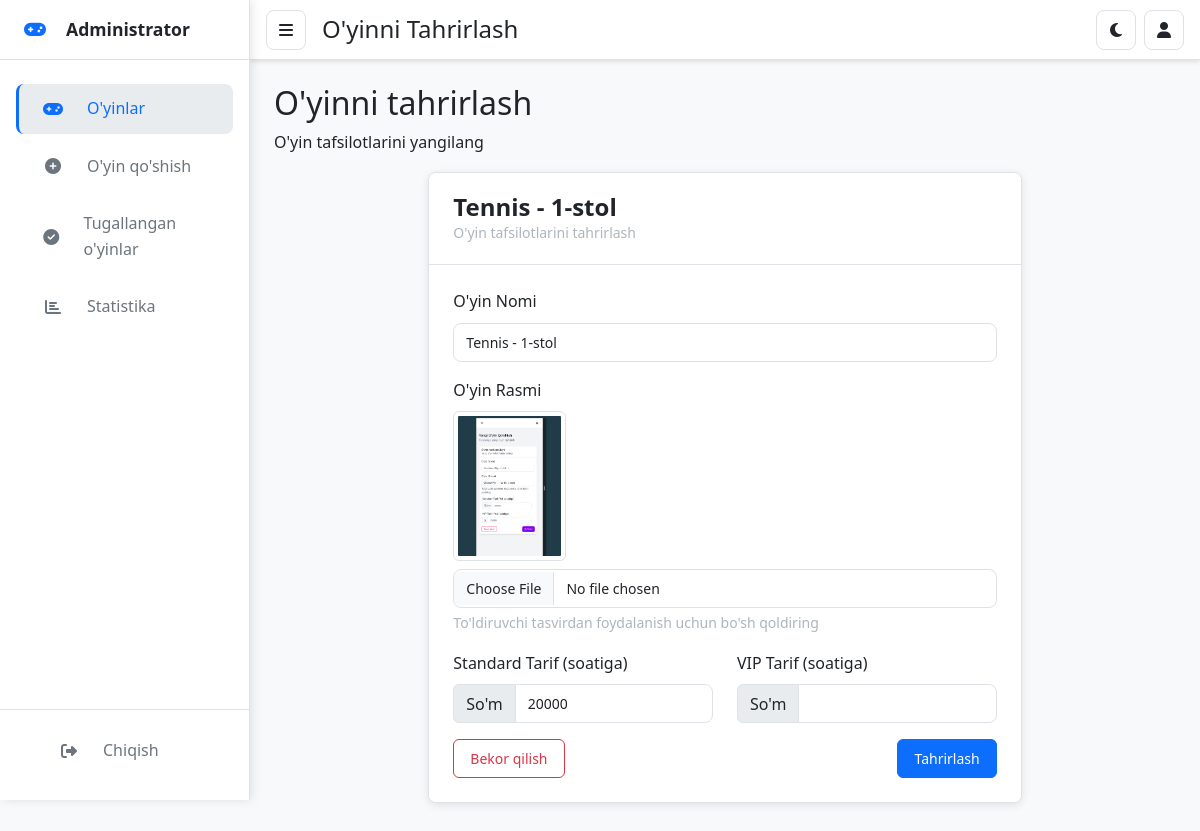
Page /games/25/edit/ (signed in) on the committed database.
### core/models.py (models this page shows, shortened)
class Game(models.Model):
    name = models.CharField(max_length=100)
    image = models.ImageField(upload_to='games/', null=True, blank=True)
    table_count = models.IntegerField(verbose_name="Stollar soni")
    standard_price = models.PositiveBigIntegerField()
    created_at = models.DateTimeField(auto_now_add=True)
    updated_at = models.DateTimeField(auto_now=True)

### core/views.py (the view, shortened to what this page needs)
# urls.py: path('games/<int:pk>/edit/', views.edit_game, name='edit_game'),
def edit_game(request, pk):
    game = get_object_or_404(Game, pk=pk)
    return render(request, 'games/edit_game.html', {'game': game})

### templates/games/edit_game.html (shortened to what this page needs)
{% extends "base.html" %}
{% block header_title %}O'yinni Tahrirlash{% endblock %}
{% block content %}
<div class="page-header">
  <h2 class="page-title">O'yinni tahrirlash</h2>
  <p class="page-subtitle">O'yin tafsilotlarini yangilang</p>
</div>
<div class="row">
  <div class="col-12 col-lg-8 mx-auto">
      <div class="card">
          <div class="card-header">
              <h4 class="card-title">{{ game.name }}</h4>
              <div class="card-subtitle">O'yin tafsilotlarini tahrirlash</div>
          </div>
          <div class="card-body">
              <form method="post" enctype="multipart/form-data">
                  <div class="mb-3">
                      <label for="name" class="form-label">O'yin Nomi</label>
                      <input type="text" id="name" name="name" class="form-control" value="{{ game.name }}" required>
                  </div>
                  <div class="mb-3">
                      <label for="image" class="form-label">O'yin Rasmi</label>
                      {% if game.image %}
                          <div class="mb-2">
                              <img src="{{ game.image.url }}" alt="{{ game.name }}" class="img-thumbnail" style="max-height: 150px;">
                          </div>
                      {% endif %}
                      <input type="file" id="image" name="image" class="form-control">
                      <div class="form-text">To'ldiruvchi tasvirdan foydalanish uchun bo'sh qoldiring</div>
                  </div>
                  <div class="row">
                      <div class="col-12 col-md-6 mb-3">
                          <label for="standard_price" class="form-label">Standard Tarif (soatiga)</label>
                          <div class="input-group">
                              <span class="input-group-text">So'm</span>
                              <input type="number" id="standard_price" name="standard_price" class="form-control" min="0" step="0.01" value="{{ game.standard_price }}" required>
                          </div>
                      </div>
                      <div class="col-12 col-md-6 mb-3">
                          <label for="vip_price" class="form-label">VIP Tarif (soatiga)</label>
                          <div class="input-group">
                              <span class="input-group-text">So'm</span>
                              <input type="number" id="vip_price" name="vip_price" class="form-control" min="0" step="0.01" value="{{ game.vip_price }}" required>
                          </div>
                      </div>
                  </div>
                  <div class="d-flex justify-content-between">
                      <a href="{% url 'game_list' %}" class="btn btn-outline-danger">Bekor qilish</a>
                      <button type="submit" class="btn btn-primary">Tahrirlash</button>
                  </div>
              </form>
          </div>
      </div>
  </div>
</div>
{% endblock %}

### static/css/style.css (style rules this page uses)
:root { --primary: #6366f1; --primary-dark: #4f46e5; --primary-light: #a5b4fc; --secondary: #f59e0b; --secondary-dark: #d97706; --secondary-light: #fcd34d; --success: #10b981; --success-light: #d1fae5; --danger: #ef4444; --danger-light: #fee2e2; --warning: #f59e0b; --warning-light: #fef3c7; --info: #3b82f6; --info-light: #dbeafe; --bg-primary: #ffffff; --bg-secondary: #f9fafb; --bg-tertiary: #f3f4f6; --text-primary: #1f2937; --text-secondary: #6b7280; --text-tertiary: #9ca3af; --border-color: #e5e7eb; --border-light: #f3f4f6; --color-1: #6366f1; --color-2: #3b82f6; --color-3: #10b981; --color-4: #f59e0b; --color-5: #ef4444; --border-radius: 0.5rem; --box-shadow: 0 4px 6px -1px rgba(0, 0, 0, 0.1), 0 2px 4px -1px rgba(0, 0, 0, 0.06); --box-shadow-hover: 0 10px 15px -3px rgba(0, 0, 0, 0.1), 0 4px 6px -2px rgba(0, 0, 0, 0.05); --transition: all 0.3s ease; --sidebar-width: 250px; --header-height: 60px; }
* { margin: 0; padding: 0; box-sizing: border-box; }
html, body { overflow-x: hidden; width: 100%; position: relative; }
body { font-family: "Segoe UI", Tahoma, Geneva, Verdana, sans-serif; line-height: 1.6; color: var(--text-primary); background-color: var(--bg-tertiary); transition: var(--transition); }
.btn { border-radius: var(--border-radius); transition: var(--transition); display: inline-flex; align-items: center; justify-content: center; padding: 0.5rem 1rem; font-size: 0.875rem; font-weight: 500; border: 1px solid transparent; cursor: pointer; text-decoration: none; }
.btn-primary { background-color: var(--primary); border-color: var(--primary); color: white; }
.form-control { width: 100%; padding: 0.5rem 0.75rem; font-size: 0.875rem; border: 1px solid var(--border-color); border-radius: var(--border-radius); transition: var(--transition); background-color: var(--bg-primary); color: var(--text-primary); }
.form-control::placeholder { color: var(--text-tertiary); }
.card { border-radius: var(--border-radius); box-shadow: var(--box-shadow); border: 1px solid var(--border-color); overflow: hidden; margin-bottom: 1.5rem; transition: var(--transition); background-color: var(--bg-primary); }
.card-header { background-color: var(--bg-primary); border-bottom: 1px solid var(--border-color); padding: 1.25rem 1.5rem; }
.card-title { margin-bottom: 0.25rem; font-weight: 600; color: var(--text-primary); }
.card-subtitle { color: var(--text-secondary); font-size: 0.875rem; }
.card-body { padding: 1.5rem; overflow-x: auto; background-color: var(--bg-primary); }
.d-flex { display: flex; }
.justify-content-between { justify-content: space-between; }
.mb-2 { margin-bottom: 0.5rem; }
.mb-3 { margin-bottom: 1rem; }
.d-flex { display: flex !important; }

### rows in the picture
Game: name "Tennis - 1-stol", image (picture), standard_price "20000"
